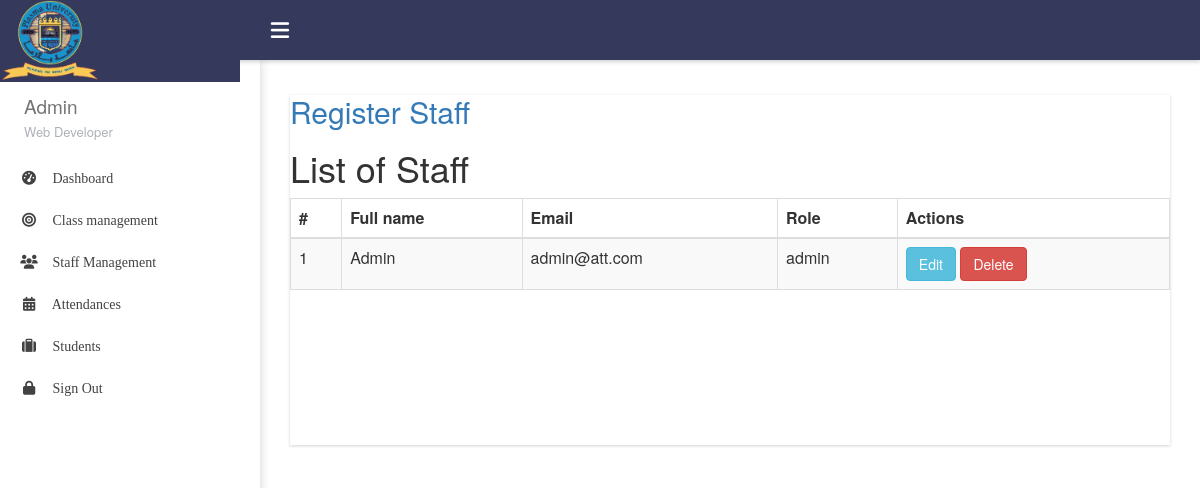
Before: /admin/viewStaff.php (signed in) with the older database file.
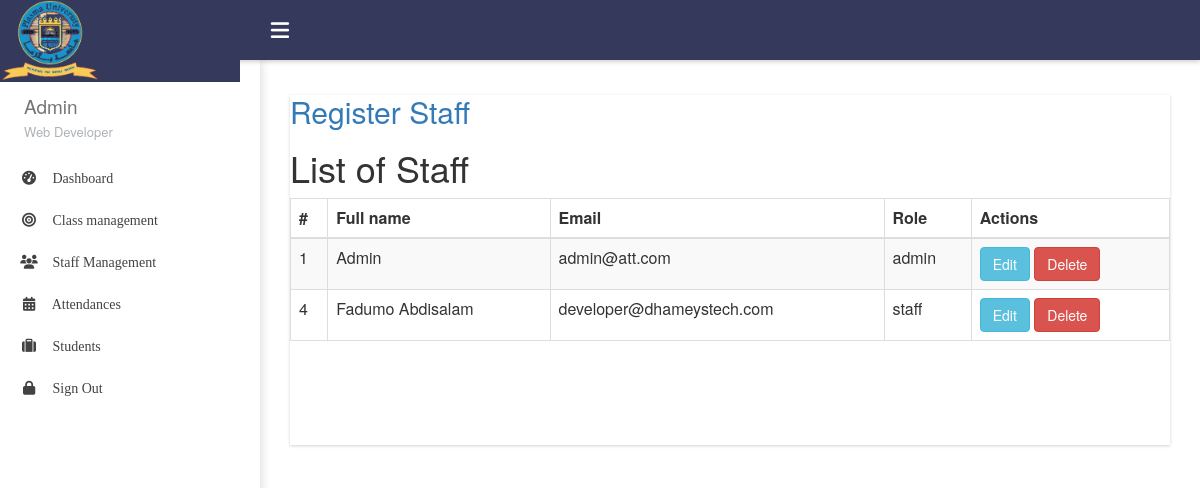
After: the same page with the newer database file.
### tables this page shows
CREATE TABLE `staff` (
  `id` int(11) NOT NULL,
  `name` varchar(60) NOT NULL,
  `email` varchar(30) NOT NULL,
  `password` varchar(20) NOT NULL,
  `role` varchar(10) NOT NULL,
  `status` int(11) NOT NULL DEFAULT 0
);

### admin/viewStaff.php (the view, shortened to what this page needs)
<?php include 'includes/top.php';
include 'includes/sidebar.php'; ?>
<section id="main-content">
    <section class="wrapper main-wrapper row">
        <div class="col-md-12">
            <section class="box">
                <h2> <a href="staffRegister.php">Register Staff</a> </h2>
                <div class="card">
                    <div class="card-header">
                        <h1>List of Staff</h1>
                    </div>
                    <div class="card-body">
                        <table id="example" class="table table-striped table-bordered" style="width:100%">
                            <thead>
                                <tr>
                                    <th>#</th>
                                    <th>Full name</th>
                                    <th>Email</th>
                                    <th>Role</th>
                                    <th>Actions</th>
                                </tr>
                            </thead>
                            <tbody>
                                <?php
                                include 'includes/connection.php';
                                $view = "SELECT * FROM staff";
                                $q = mysqli_query($conn, $view);
                                while ($r = mysqli_fetch_assoc($q)) {
                                ?>
                                    <tr>
                                        <td><?php echo $r['id']; ?></td>
                                        <td><?php echo $r['name']; ?></td>
                                        <td><?php echo $r['email']; ?></td>
                                        <td><?php echo $r['role']; ?></td>
                                        <td>
                                            <a href=" editStaff.php?sId=<?php echo $r['id']; ?>"><button class="btn btn-info">Edit</button></a>
                                            <a href="backend/staff.php?sDel=<?php echo $r['id']; ?>"><button class="btn btn-danger" onclick=" return confirm('are you sure to delete this?');">Delete</button></a>
                                        </td>
                                    <?php
                                }
                                    ?>
                                    </tr>
                            </tbody>
                        </table>
                    </div>
                </div>
            </section>
        </div>
    </section>
</section>

### admin/includes/top.php (shortened to what this page needs)
<link href="//netdna.bootstrapcdn.com/bootstrap/3.0.0/css/bootstrap.min.css" rel="stylesheet" id="bootstrap-css">
<link rel="stylesheet" href="css/dashboard.css" />
<link rel="stylesheet" href="https://cdn.datatables.net/2.1.8/css/dataTables.bootstrap.css" />
<div class="page-topbar">
    <div class="logo-area">
        <img src="images/lplasma.png" style="width:100px" />
    </div>
    <div class="quick-area">
        <ul class="pull-left info-menu  user-notify">
            <button id="menu_icon"><i class="fa fa-bars" aria-hidden="true"></i></button>
        </ul>
    </div>
</div>

### admin/includes/sidebar.php (shortened to what this page needs)
<div class="page-sidebar expandit">
    <div class="sidebar-inner" id="main-menu-wrapper">
        <div class="profile-info row ">
            <div class="profile-image ">
            </div>
            <div class="profile-details">
                <h3>
                    <a href="ui-profile.html"><?php echo  $_SESSION['userName']; ?></a>
                </h3>
                <p class="profile-title">Web Developer</p>
            </div>
        </div>
        <ul class="wraplist" style="height: auto;">
            <li><a href=""><span class="sidebar-icon"><i class="fa fa-dashboard"></i></span> <span class="menu-title">Dashboard</span></a></li>
            <li><a href="classRegister.php"><span class="sidebar-icon"><i class="fa fa-bullseye"></i></span> <span class="menu-title">Class management</span></a></li>
            <li><a href="staffRegister.php"><span class="sidebar-icon"><i class="fa fa-users"></i></span> <span class="menu-title">Staff Management</span></a></li>
            <li><a href=""><span class="sidebar-icon"><i class="fa fa-calendar"></i></span> <span class="menu-title">Attendances</span></a></li>
            <li><a href="studentRegister.php"><span class="sidebar-icon"><i class="fa fa-suitcase"></i></span> <span class="menu-title">Students</span></a></li>
            <li><a href=""><span class="sidebar-icon"><i class="fa fa-lock"></i></span> <span class="menu-title">Sign Out</span></a></li>
        </ul>
    </div>
</div>

### admin/css/dashboard.css (style rules this page uses)
.page-topbar { min-height: 60px; position: fixed; width: 100%; background-color: #35395c; top: 0px; left: 0px; z-index: 1999; box-shadow: 0 2px 4px rgba(33, 33, 33, .2); -webkit-box-shadow: 0 2px 4px rgba(33, 33, 33, .2); -moz-box-shadow: 0 2px 4px rgba(33, 33, 33, .2); -o-box-shadow: 0 2px 4px rgba(33, 33, 33, .2); -ms-box-shadow: 0 2px 4px rgba(33, 33, 33, .2); max-height: 60px; }
.page-topbar, .logo-area, .logo-area, #main-content, .logo-icon, .wraplist, .page-sidebar, .profile-info, .profile-image, .profile-details, .menu-title, .profile-image a img { -webkit-transition: 600ms; -moz-transition: 600ms; -o-transition: 600ms; transition: 600ms; }
.page-topbar .logo-area { background-image: url("https://lh3.googleusercontent.com/-N4NB2F966TU/WM7V1KYusRI/AAAAAAAADsM/QUIsUhwEVAgj1-fK8mqzAqDiDwEKlKc7QCL0B/w185-d-h40-p-rw/logo.png"); background-repeat: no-repeat; }
.page-topbar .logo-area { width: 240px; background-color: #35395c; display: block; min-height: 60px; float: left; }
.page-topbar ul { margin: 0px; padding: 0px; }
.page-topbar .quick-area .info-menu { height: 60px; margin: 0; line-height: 50px; padding: 0 15px; display: flex; }
.page-topbar button { border: none; width: 50px; cursor: pointer; height: 50px; color: white; padding: 11px 15px; font-size: 21px; border-radius: 100%; background: transparent; margin-top: 5px; position: relative; float: left; }
.page-topbar button { position: relative; overflow: hidden; }
.page-topbar button:after { content: ''; position: absolute; top: 50%; left: 50%; width: 5px; height: 5px; background: rgba(255, 255, 255, .5); opacity: 0; border-radius: 100%; transform: scale(1, 1) translate(-50%); transform-origin: 50% 50%; }
.page-sidebar { height: auto; width: 260px; position: fixed; padding: 0px; background-color: #ffffff; margin-top: 60px; overflow: hidden; box-shadow: 0 0 10px 0 rgba(33, 33, 33, .2); -webkit-box-shadow: 0 0 10px 0 rgba(33, 33, 33, .2); -moz-box-shadow: 0 0 10px 0 rgba(33, 33, 33, .2); -o-box-shadow: 0 0 10px 0 rgba(33, 33, 33, .2); -ms-box-shadow: 0 0 10px 0 rgba(33, 33, 33, .2); min-height: 100%; height: auto; }
.page-sidebar .profile-info { background: transparent; padding-top: 15px; padding-bottom: 10px; padding-left: 20px; padding-right: 15px; display: flex; }
.page-sidebar .profile-image { padding-right: 5px; display: inline-block; }
.profile-info .profile-details h3 { margin: 19px 0px 6px 14px; }
.profile-info .profile-details .profile-title { color: rgba(174, 178, 183, 1.0); font-size: 13px; margin: 0px 0px 6px 14px; }
#main-menu-wrapper ul { padding: 0px; margin: 0px; padding-left: 0px; list-style-type: none; font-family: 'Comfortaa'; font-weight: 400; font-size: 14px; }
.profile-info .profile-details h3 a { font-weight: 400; color: #757575; font-size: 19px; line-height: 23px; text-decoration: none; }
#main-menu-wrapper li a { display: block; line-height: 42px; min-height: 42px; height: auto; color: #424242; text-decoration: none; padding-left: 5px; clear: both; border-left: 4px solid transparent; white-space: nowrap; }
#main-menu-wrapper .fa { font-size: 14px; }
#main-menu-wrapper li a i { display: inline-block; width: 40px; height: 34px; line-height: 34px; text-align: center; top: 0px; position: relative; }
#main-content { margin-left: 260px; display: block; }
.main-wrapper { margin-top: 60px; display: inline-block; width: 100%; padding: 15px 15px 0 15px; margin-left: 0px; margin-right: 0px; }
section.box { background-color: #ffffff; margin: 15px 0; min-height: 350px; box-shadow: 0 1px 3px rgba(33, 33, 33, .2); -webkit-box-shadow: 0 1px 3px rgba(33, 33, 33, .2); -moz-box-shadow: 0 1px 3px rgba(33, 33, 33, .2); -o-box-shadow: 0 1px 3px rgba(33, 33, 33, .2); -ms-box-shadow: 0 1px 3px rgba(33, 33, 33, .2); }

Changed rows visible on the page:
added staff: id "4", name "Fadumo Abdisalam", email "developer@dhameystech.com", role "staff"
